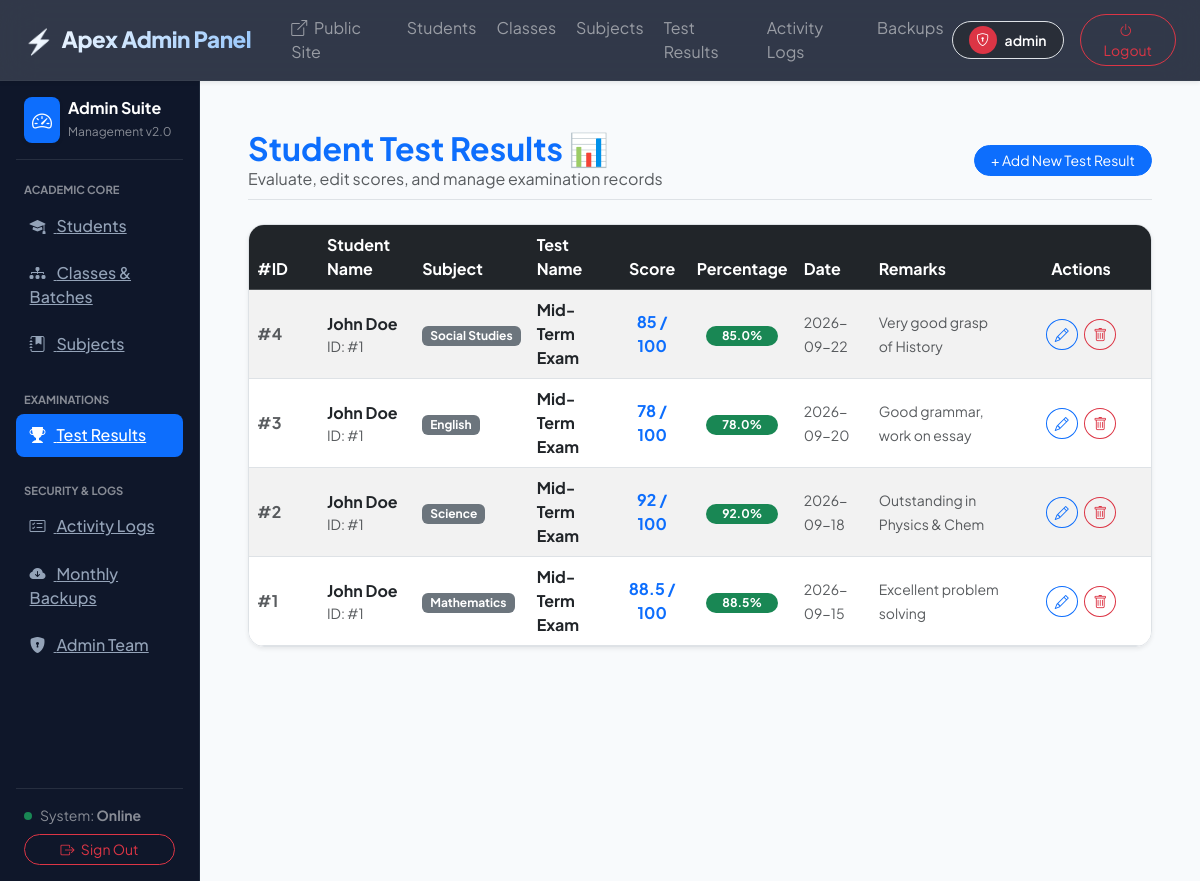
Page /test-results-table.php (signed in) on the committed database.
### tables this page shows
CREATE TABLE tbltest_results (
            testid INTEGER PRIMARY KEY AUTOINCREMENT,
            studentid INTEGER NOT NULL,
            subjectid INTEGER NOT NULL,
            test_name TEXT NOT NULL,
            max_marks REAL NOT NULL DEFAULT 100,
            obtained_marks REAL NOT NULL,
            exam_date TEXT,
            remarks TEXT,
            addedDateTime TEXT,
            FOREIGN KEY (studentid) REFERENCES tblstudent2(studentid) ON DELETE CASCADE,
            FOREIGN KEY (subjectid) REFERENCES tblsubject(subjectid) ON DELETE CASCADE
        );

CREATE TABLE tblstudent2 (
    studentid INTEGER PRIMARY KEY AUTOINCREMENT,
    studentname TEXT NOT NULL,
    dob TEXT,
    class TEXT,
    season TEXT,
    studentmobile TEXT,
    schoolname TEXT,
    gender TEXT,
    studentmail TEXT,
    studentlogin TEXT,
    fathername TEXT,
    mothername TEXT,
    fathermobilenumber TEXT,
    motherMobileNumber TEXT,
    parantsmail TEXT,
    parentspassword TEXT,
    address TEXT,
    addedDateTime TEXT,
    addedipaddress TEXT
);

CREATE TABLE tblsubject (
    subjectid INTEGER PRIMARY KEY AUTOINCREMENT,
    subjectname TEXT NOT NULL UNIQUE,
    status INTEGER DEFAULT 1,
    addedipaddress TEXT,
    addedDatetime TEXT
);

### test-results-table.php (the view, shortened to what this page needs)
<?php
include "dbms.php";
include "includes/top.php";
?>
<?php
include "includes/nav.php";
include "includes/left-side.php";
$stmt = $conn->prepare("
    SELECT tr.*, s.studentname, sub.subjectname
    FROM tbltest_results tr
    JOIN tblstudent2 s ON tr.studentid = s.studentid
    JOIN tblsubject sub ON tr.subjectid = sub.subjectid
    ORDER BY tr.testid DESC
");
$stmt->execute();
$results = $stmt->fetchAll();
?>
<div class="d-flex justify-content-between align-items-center mb-4 border-bottom pb-2 flex-wrap gap-2">
    <div>
        <h2 class="text-primary fw-bold m-0">Student Test Results 📊</h2>
        <p class="text-muted m-0">Evaluate, edit scores, and manage examination records</p>
    </div>
    <a href="add-test-result.php" class="btn btn-primary btn-sm rounded-pill px-3">+ Add New Test Result</a>
</div>
<div class="glass-card border shadow-sm rounded-4 overflow-hidden">
    <div class="table-responsive">
        <table class="table table-hover table-striped align-middle mb-0">
            <thead class="table-dark">
                <tr>
                    <th scope="col" style="width: 70px;">#ID</th>
                    <th scope="col">Student Name</th>
                    <th scope="col">Subject</th>
                    <th scope="col">Test Name</th>
                    <th scope="col" class="text-center">Score</th>
                    <th scope="col" class="text-center">Percentage</th>
                    <th scope="col">Date</th>
                    <th scope="col">Remarks</th>
                    <th scope="col" style="width: 140px;" class="text-center">Actions</th>
                </tr>
            </thead>
            <tbody>
            <?php if (empty($results)): ?>
                <tr>
                    <td colspan="9" class="text-center text-muted py-5">No test results found. <a href="add-test-result.php">Add one now</a>.</td>
                </tr>
            <?php else: ?>
                <?php foreach ($results as $row):
                    $pct = ($row['max_marks'] > 0) ? ($row['obtained_marks'] / $row['max_marks']) * 100 : 0;
                ?>
                    <tr>
                        <td class="text-muted fw-bold">#<?php echo $row['testid']; ?></td>
                        <td>
                            <strong class="text-dark"><?php echo htmlspecialchars($row['studentname']); ?></strong>
                            <small class="text-muted d-block">ID: #<?php echo $row['studentid']; ?></small>
                        </td>
                        <td><span class="badge bg-secondary px-2 py-1"><?php echo htmlspecialchars($row['subjectname']); ?></span></td>
                        <td class="fw-bold text-dark"><?php echo htmlspecialchars($row['test_name']); ?></td>
                        <td class="text-center fw-bold fs-6 text-primary">
                            <?php echo htmlspecialchars($row['obtained_marks']); ?> / <?php echo htmlspecialchars($row['max_marks']); ?>
                        </td>
                        <td class="text-center">
                            <span class="badge bg-<?php echo ($pct >= 75) ? 'success' : (($pct >= 50) ? 'primary' : 'danger'); ?> px-3 py-1 rounded-pill">
                                <?php echo number_format($pct, 1); ?>%
                            </span>
                        </td>
                        <td><small class="text-muted"><?php echo htmlspecialchars($row['exam_date'] ?: 'N/A'); ?></small></td>
                        <td><small class="text-muted"><?php echo htmlspecialchars($row['remarks'] ?: '-'); ?></small></td>
                        <td class="text-center">
                            <a href="test-result-edit.php?testid=<?php echo urlencode($row['testid']); ?>" class="btn btn-outline-primary btn-sm rounded-circle me-1" title="Edit Test Result">
                                <i class="bi bi-pencil"></i>
                            </a>
                            <a href="test-result-delete.php?testid=<?php echo urlencode($row['testid']); ?>" class="btn btn-outline-danger btn-sm rounded-circle" onclick="return confirm('Delete this test score?');" title="Delete Test Score">
                                <i class="bi bi-trash"></i>
                            </a>
                        </td>
                    </tr>
                <?php endforeach; ?>
            <?php endif; ?>
            </tbody>
        </table>
    </div>
</div>
<?php
include "includes/end.php";
?>

### includes/top.php (shortened to what this page needs)
<!doctype html>
<html lang="en">
  <head>
    <link href="https://cdn.jsdelivr.net/npm/bootstrap@5.3.2/dist/css/bootstrap.min.css" rel="stylesheet">
    <link rel="stylesheet" href="https://cdn.jsdelivr.net/npm/bootstrap-icons@1.11.2/font/bootstrap-icons.min.css">
    <link rel="stylesheet" href="style.css">

### includes/nav.php (shortened to what this page needs)
</head>
<body class="bg-light">
  <nav class="navbar navbar-expand-lg modern-nav sticky-top py-2 shadow-sm border-bottom border-secondary border-opacity-10">
    <div class="container-fluid px-3 px-lg-4">
      <a class="navbar-brand modern-nav-brand d-flex align-items-center gap-2" href="table.php">
        <span class="fs-4">⚡</span>
        <span>Apex Admin Panel</span>
      </a>
      <div class="collapse navbar-collapse" id="adminNavbarContent">
        <ul class="navbar-nav me-auto mb-2 mb-lg-0 ms-lg-3 gap-lg-1">
          <li class="nav-item">
            <a class="nav-link text-white-50 px-2 hover-text-white" href="index.php" target="_blank" title="Preview Public Site">
              <i class="bi bi-box-arrow-up-right me-1"></i> Public Site
            </a>
          </li>
          <li class="nav-item">
            <a class="nav-link text-white-50 px-2 hover-text-white" href="table.php">Students</a>
          </li>
          <li class="nav-item">
            <a class="nav-link text-white-50 px-2 hover-text-white" href="class-table.php">Classes</a>
          </li>
          <li class="nav-item">
            <a class="nav-link text-white-50 px-2 hover-text-white" href="subjects-table.php">Subjects</a>
          </li>
          <li class="nav-item">
            <a class="nav-link text-white-50 px-2 hover-text-white" href="test-results-table.php">Test Results</a>
          </li>
          <li class="nav-item">
            <a class="nav-link text-white-50 px-2 hover-text-white" href="logs.php">Activity Logs</a>
          </li>
          <li class="nav-item">
            <a class="nav-link text-white-50 px-2 hover-text-white" href="backups.php">Backups</a>
          </li>
        </ul>
        <div class="d-flex align-items-center gap-3">
          <div class="d-flex align-items-center gap-2 bg-dark bg-opacity-50 px-3 py-1 rounded-pill border border-white-10">
            <div class="bg-danger text-white rounded-circle d-flex align-items-center justify-content-center fw-bold" style="width: 28px; height: 28px; font-size: 0.8rem;">
              <i class="bi bi-shield-lock"></i>
            </div>
            <span class="text-white small fw-semibold">
              <?php echo htmlspecialchars($_SESSION['adminusername'] ?? 'Admin'); ?>
            </span>
          </div>
          <a href="logout.php" class="btn btn-outline-danger btn-sm rounded-pill px-3">
            <i class="bi bi-power me-1"></i> Logout
          </a>
        </div>
      </div>
    </div>
  </nav>

### includes/left-side.php
<?php
$currentPage = basename($_SERVER['PHP_SELF']);
?>
<div class="container-fluid p-0">
	<div class="row g-0">
		<div class="col-md-3 col-lg-2 side-bar p-3 d-flex flex-column justify-content-between">
			<div>
				<div class="d-flex align-items-center gap-2 pb-3 mb-3 border-bottom border-secondary border-opacity-25 px-2">
					<div class="bg-primary text-white rounded-3 p-2 d-flex align-items-center justify-content-center shadow-sm">
						<i class="bi bi-speedometer2 fs-5"></i>
					</div>
					<div>
						<h6 class="fw-bold text-white m-0">Admin Suite</h6>
						<small class="text-white-50" style="font-size: 0.75rem;">Management v2.0</small>
					</div>
				</div>
				<ul class="nav flex-column gap-1">
					<li class="nav-item">
						<span class="text-uppercase text-white-50 px-2 small fw-bold" style="font-size: 0.7rem;">Academic Core</span>
					</li>
					<li class="nav-item">
						<a class="menu1 <?php echo in_array($currentPage, ['table.php', 'add-student.php', 'student-edit.php']) ? 'active bg-primary text-white' : ''; ?>" href="table.php">
							<i class="bi bi-mortarboard-fill me-2"></i> Students
						</a>
					</li>
					<li class="nav-item">
						<a class="menu1 <?php echo in_array($currentPage, ['class-table.php', 'add-class2.php', 'class-edit.php']) ? 'active bg-primary text-white' : ''; ?>" href="class-table.php">
							<i class="bi bi-diagram-3-fill me-2"></i> Classes & Batches
						</a>
					</li>
					<li class="nav-item">
						<a class="menu1 <?php echo in_array($currentPage, ['subjects-table.php', 'add-subject.php', 'subject-edit.php']) ? 'active bg-primary text-white' : ''; ?>" href="subjects-table.php">
							<i class="bi bi-journal-bookmark-fill me-2"></i> Subjects
						</a>
					</li>
					<li class="nav-item mt-3">
						<span class="text-uppercase text-white-50 px-2 small fw-bold" style="font-size: 0.7rem;">Examinations</span>
					</li>
					<li class="nav-item">
						<a class="menu1 <?php echo in_array($currentPage, ['test-results-table.php', 'add-test-result.php', 'test-result-edit.php']) ? 'active bg-primary text-white' : ''; ?>" href="test-results-table.php">
							<i class="bi bi-trophy-fill me-2"></i> Test Results
						</a>
					</li>
					<li class="nav-item mt-3">
						<span class="text-uppercase text-white-50 px-2 small fw-bold" style="font-size: 0.7rem;">Security & Logs</span>
					</li>
					<li class="nav-item">
						<a class="menu1 <?php echo ($currentPage === 'logs.php') ? 'active bg-primary text-white' : ''; ?>" href="logs.php">
							<i class="bi bi-card-checklist me-2"></i> Activity Logs
						</a>
					</li>
					<li class="nav-item">
						<a class="menu1 <?php echo ($currentPage === 'backups.php') ? 'active bg-primary text-white' : ''; ?>" href="backups.php">
							<i class="bi bi-cloud-arrow-down-fill me-2"></i> Monthly Backups
						</a>
					</li>
					<li class="nav-item">
						<a class="menu1 <?php echo in_array($currentPage, ['add-admin.php', 'admin-premative.php']) ? 'active bg-primary text-white' : ''; ?>" href="add-admin.php">
							<i class="bi bi-shield-lock-fill me-2"></i> Admin Team
						</a>
					</li>
				</ul>
			</div>
			<div class="pt-3 border-top border-secondary border-opacity-25 px-2">
				<div class="d-flex align-items-center gap-2 mb-2">
					<span class="p-1 rounded-circle bg-success"></span>
					<small class="text-white-50">System: <strong>Online</strong></small>
				</div>
				<a href="logout.php" class="btn btn-outline-danger btn-sm w-100 rounded-pill py-1">
					<i class="bi bi-box-arrow-right me-1"></i> Sign Out
				</a>
			</div>
		</div>
		<div class="col-md-9 col-lg-10 p-4 p-xl-5" style="background-color: #f8fafc; min-height: 100vh;">

### includes/end.php (shortened to what this page needs)
		</div>
	</div>
</div>
</body>
</html>

### style.css (style rules this page uses)
:root { --primary: #4f46e5; --primary-hover: #4338ca; --primary-light: #eef2ff; --secondary: #0ea5e9; --accent: #f59e0b; --success: #10b981; --danger: #ef4444; --dark-bg: #0f172a; --card-bg: rgba(255, 255, 255, 0.92); --glass-border: rgba(255, 255, 255, 0.4); --glass-shadow: 0 20px 40px -15px rgba(0, 0, 0, 0.07); --font-main: 'Plus Jakarta Sans', -apple-system, BlinkMacSystemFont, "Segoe UI", Roboto, sans-serif; }
body { font-family: var(--font-main); background-color: #f8fafc; color: #1e293b; overflow-x: hidden; margin: 0; padding: 0; }
.glass-card { background: var(--card-bg); backdrop-filter: blur(16px); -webkit-backdrop-filter: blur(16px); border: 1px solid var(--glass-border); border-radius: 1.25rem; box-shadow: var(--glass-shadow); transition: all 0.3s cubic-bezier(0.16, 1, 0.3, 1); }
.modern-nav { background: rgba(15, 23, 42, 0.85); backdrop-filter: blur(16px); -webkit-backdrop-filter: blur(16px); border-bottom: 1px solid rgba(255, 255, 255, 0.08); }
.modern-nav-brand { font-weight: 800; font-size: 1.4rem; letter-spacing: -0.02em; background: linear-gradient(135deg, #ffffff 0%, #93c5fd 100%); -webkit-background-clip: text; -webkit-text-fill-color: transparent; }
.side-bar { background: #0f172a; border-right: 1px solid #1e293b; min-height: 100vh; }
.side-bar .menu1 { color: #94a3b8; padding: 0.6rem 0.85rem; border-radius: 0.5rem; display: block; font-weight: 500; transition: all 0.2s ease; }
.side-bar .menu1:hover, .side-bar .menu1.active { background: #1e293b; color: #ffffff; }

### rows in the picture
tbltest_results: testid "4", studentid.studentname "John Doe", studentid "1", subjectid.subjectname "Social Studies", test_name "Mid-Term Exam", obtained_marks "85", max_marks "100", pct "85.0", exam_date "2026-09-22", remarks "Very good grasp of History"
tbltest_results: testid "3", studentid.studentname "John Doe", studentid "1", subjectid.subjectname "English", test_name "Mid-Term Exam", obtained_marks "78", max_marks "100", pct "78.0", exam_date "2026-09-20", remarks "Good grammar, work on essay"
tbltest_results: testid "2", studentid.studentname "John Doe", studentid "1", subjectid.subjectname "Science", test_name "Mid-Term Exam", obtained_marks "92", max_marks "100", pct "92.0", exam_date "2026-09-18", remarks "Outstanding in Physics & Chem"
tbltest_results: testid "1", studentid.studentname "John Doe", studentid "1", subjectid.subjectname "Mathematics", test_name "Mid-Term Exam", obtained_marks "88.5", max_marks "100", exam_date "2026-09-15", remarks "Excellent problem solving"

### other values in the picture
$_SESSION['adminusername'] "admin"
